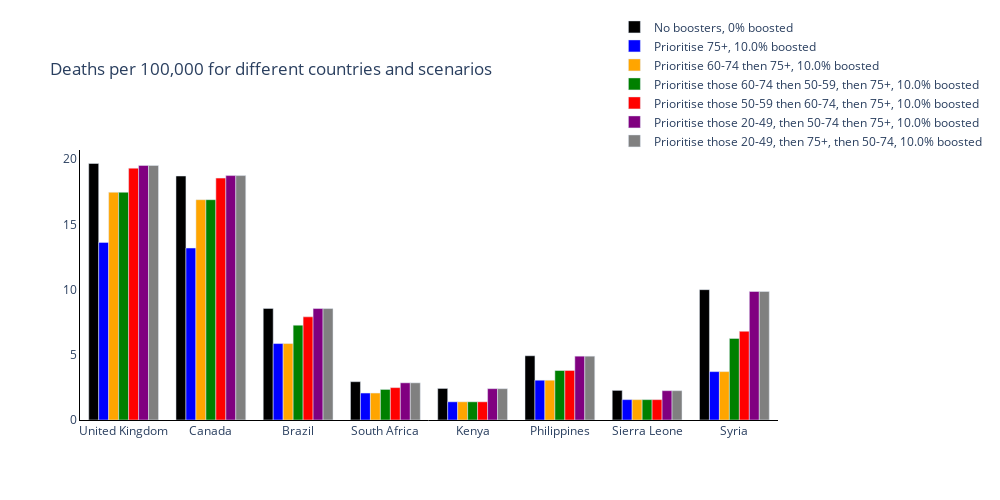

Source (notebook cell):
### Markdown cell above
## Summary Figure

### Code cell
new_colours = ['black', 'blue', 'orange', 'green', 'red', 'purple', 'gray']

trace_name = ['{}, {}% boosted'.format(scenario, 100 * scenario_boost_pop_percent[s]) for s, scenario in enumerate(scenario_names)]

fig = go.Figure()
# Plot for each region
for s, scenario in enumerate(scenario_names):
    fig.add_trace(
        go.Bar(
            y=[np.sum(total_new_deaths_mean[r][s, :]) for r, reg in enumerate(regions)],
            x=regions,
            name=trace_name[s],
            marker_color=new_colours[s],
        )
    )

# Add axis labels
fig.update_layout(
    boxmode='group',
    title='Deaths per 100,000 for different countries and scenarios',
    width=1000,
    height=500,
    plot_bgcolor='white',
    xaxis=dict(linecolor='black'),
    yaxis=dict(linecolor='black'),
    hovermode='x unified',
    legend=dict(
            orientation="h",
            yanchor="bottom",
            y=0.98,
            xanchor="right",
            x=1.3
        )
    )

fig.write_image('images/Deaths per Scenario and Country.pdf')
fig.show()

### Figure 1 — Plotly figure (JSON) as saved in the notebook; plotly's stock layout.template omitted (floating-point values rounded to 4 significant figures)
{"data": [{"marker": {"color": "black"}, "name": "No boosters, 0% boosted", "type": "bar", "x": ["United Kingdom", "Canada", "Brazil", "South Africa", "Kenya", "Philippines", "Sierra Leone", "Syria"], "y": [19.67, 18.71, 8.559, 2.938, 2.42, 4.926, 2.271, 9.996]}, {"marker": {"color": "blue"}, "name": "Prioritise 75+, 10.0% boosted", "type": "bar", "x": ["United Kingdom", "Canada", "Brazil", "South Africa", "Kenya", "Philippines", "Sierra Leone", "Syria"], "y": [13.62, 13.19, 5.863, 2.068, 1.395, 3.052, 1.562, 3.711]}, {"marker": {"color": "orange"}, "name": "Prioritise 60-74 then 75+, 10.0% boosted", "type": "bar", "x": ["United Kingdom", "Canada", "Brazil", "South Africa", "Kenya", "Philippines", "Sierra Leone", "Syria"], "y": [17.47, 16.9, 5.863, 2.068, 1.395, 3.052, 1.562, 3.711]}, {"marker": {"color": "green"}, "name": "Prioritise those 60-74 then 50-59, then 75+, 10.0% boosted", "type": "bar", "x": ["United Kingdom", "Canada", "Brazil", "South Africa", "Kenya", "Philippines", "Sierra Leone", "Syria"], "y": [17.47, 16.9, 7.274, 2.344, 1.395, 3.794, 1.562, 6.252]}, {"marker": {"color": "red"}, "name": "Prioritise those 50-59 then 60-74, then 75+, 10.0% boosted", "type": "bar", "x": ["United Kingdom", "Canada", "Brazil", "South Africa", "Kenya", "Philippines", "Sierra Leone", "Syria"], "y": [19.31, 18.55, 7.912, 2.484, 1.395, 3.798, 1.562, 6.804]}, {"marker": {"color": "purple"}, "name": "Prioritise those 20-49, then 50-74 then 75+, 10.0% boosted", "type": "bar", "x": ["United Kingdom", "Canada", "Brazil", "South Africa", "Kenya", "Philippines", "Sierra Leone", "Syria"], "y": [19.52, 18.74, 8.549, 2.851, 2.403, 4.895, 2.249, 9.856]}, {"marker": {"color": "gray"}, "name": "Prioritise those 20-49, then 75+, then 50-74, 10.0% boosted", "type": "bar", "x": ["United Kingdom", "Canada", "Brazil", "South Africa", "Kenya", "Philippines", "Sierra Leone", "Syria"], "y": [19.52, 18.74, 8.549, 2.851, 2.403, 4.895, 2.249, 9.856]}], "layout": {"boxmode": "group", "height": 500, "hovermode": "x unified", "legend": {"orientation": "h", "x": 1.3, "xanchor": "right", "y": 0.98, "yanchor": "bottom"}, "plot_bgcolor": "white", "title": {"text": "Deaths per 100,000 for different countries and scenarios"}, "width": 1000, "xaxis": {"linecolor": "black"}, "yaxis": {"linecolor": "black"}}}
